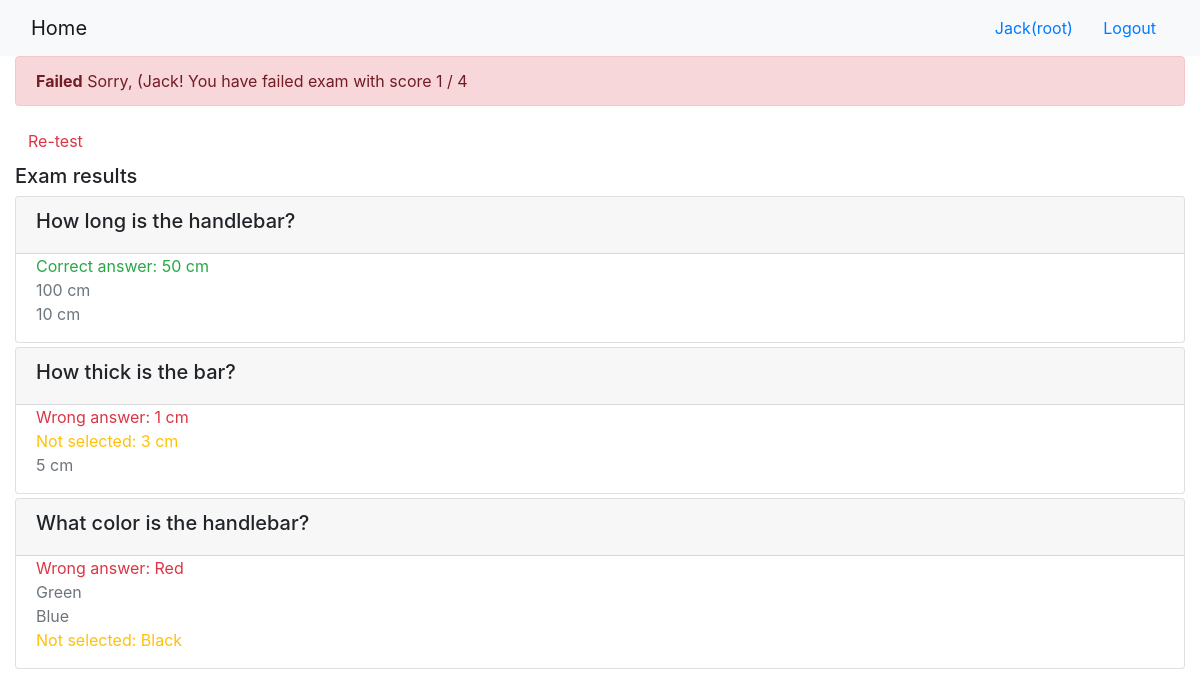
The page /onlinecourse/course/1/submission/1/result/ (signed in) on the database its author committed.
### onlinecourse/models.py (models this page shows, shortened)
class Question(models.Model):
    lesson = models.ForeignKey(Course, on_delete=models.CASCADE) # Foreign key to course (instead of lesson)
    text = models.CharField(max_length=255, default="[Question text]", null=True) # question text
    grade = models.IntegerField(default=1) # question grade/mark
    comment = models.TextField()

class Choice(models.Model):
    question = models.ForeignKey(Question, on_delete=models.CASCADE) # Foreign key to Question
    text = models.CharField(max_length=255, default="[Choice text]", null=True) # answer (choice) text
    is_correct = models.BooleanField(default=False) # Indicate if this choice of the question is a correct one or not

### onlinecourse/views.py (the view)
# urls.py: path('course/<int:course_id>/submission/<int:submission_id>/result/', views.show_exam_result, name="show_exam_result"),
def show_exam_result(request, course_id, submission_id):
    course = get_object_or_404(Course, pk=course_id)
    submission = Submission.objects.get(id=submission_id)
    choices = submission.choices.all()
    score = 0
    for choice in choices:
        if choice.is_correct:
            score += choice.question.grade
    context = {}
    context['course'] = course
    context['grade'] = score
    context['choices'] = choices
    max_grade = course.get_max_score()
    context['max_grade'] = max_grade
    if score / max_grade > 0.8:
        context['pass'] = True
    else:
        context['pass'] = False
    return render(request, 'onlinecourse/exam_result_bootstrap.html', context)

### onlinecourse/models.py (called while the page is built)
    def get_max_score(self):
        total = 0
        for question in self.question_set.all():
            total = total + question.grade
        return total

### onlinecourse/templates/onlinecourse/exam_result_bootstrap.html (shortened to what this page needs)
<!DOCTYPE html>
<html lang="en">
<head>
    {% load static %}
    <link rel="stylesheet" href="https://maxcdn.bootstrapcdn.com/bootstrap/4.5.2/css/bootstrap.min.css">
</head>
<body>
 <nav class="navbar navbar-light bg-light">
    <div class="container-fluid">
        <div class="navbar-header">
              <a class="navbar-brand" href="{% url 'onlinecourse:index' %}">Home</a>
        </div>
        <ul class="nav navbar-nav navbar-right">
            {% if user.is_authenticated %}
            <li>
                <a class="btn btn-link" href="#">{{ user.first_name }}({{ user.username }})</a>
                <a class="btn btn-link" href="{% url 'onlinecourse:logout' %}">Logout</a>
            </li>
            {% endif %}
        </ul>
    </div>
</nav>
<div class="container-fluid">
    {% if pass %}
    <div class="alert alert-success">
       <b>Congratulations, {{ user.first_name }}!</b>
       You have passed the exam and completed the course with score {{grade}} / {{max_grade}}
    </div>
        {% else %}
        <div class="alert alert-danger">
            <b>Failed</b>
            Sorry, ({{ user.first_name }}! You have failed exam with score {{grade}} / {{max_grade}}
        </div>
        <a class="btn btn-link text-danger" href="{% url 'onlinecourse:course_details' course.id %}">Re-test</a>
        {% endif %}
        <div class="card-columns-vertical mt-1">
        <h5 class="">Exam results</h5>
            {% for question in course.question_set.all %}
            <div class="card mt-1">
                <div class="card-header">
                    <h5>{{ question.text }}</h5>
                </div>
                <div class="form-group">
                    {% for choice in question.choice_set.all %}
                    <div class="form-check">
                        {% if choice.is_correct and choice in choices %}
                            <div class="text-success">Correct answer: {{ choice.text }}</div>
                        {% else %}
                            {% if choice.is_correct and not choice in choices %}
                                <div class="text-warning">Not selected: {{ choice.text }}</div>
                            {% else %}
                                {% if not choice.is_correct and choice in choices %}
                                    <div class="text-danger">Wrong answer: {{ choice.text }}</div>
                                {% else %}
                                    <div class="text-secondary">{{ choice.text }}</div>
                                {% endif %}
                            {% endif %}
                        {% endif %}
                    </div>
                    {% endfor %}
                </div>
            </div>
            {% endfor %}
        </div>
    </div>
</body>
</html>

### rows shown on the page
Question: text "How long is the handlebar?"
Choice: text "50 cm"
Choice: text "100 cm"
Choice: text "10 cm"
Question: text "How thick is the bar?"
Choice: text "1 cm"
Choice: text "3 cm"
Choice: text "5 cm"
Question: text "What color is the handlebar?"
Choice: text "Red"
Choice: text "Green"
Choice: text "Blue"
Choice: text "Black"

### other values the page prints
{{ user.first_name }} "Jack"
{{ user.username }} "root"
{{ grade }} "1"
{{ max_grade }} "4"
